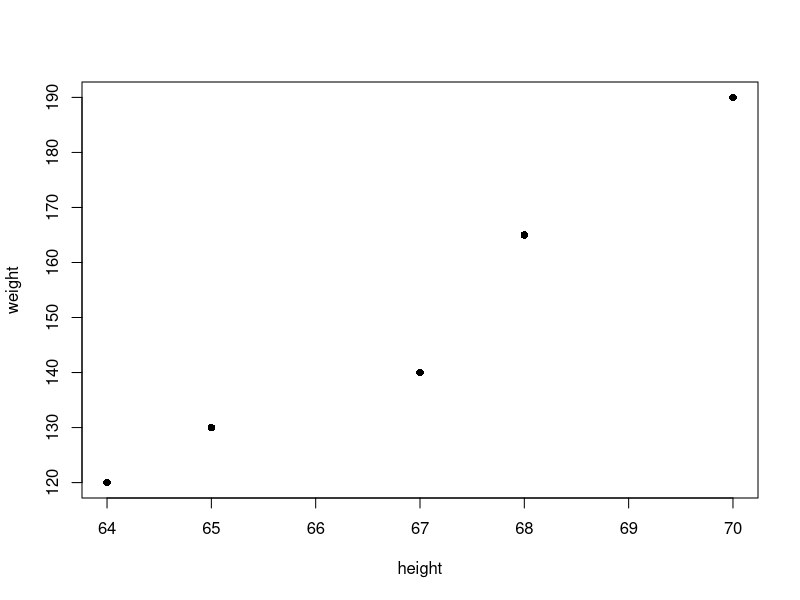
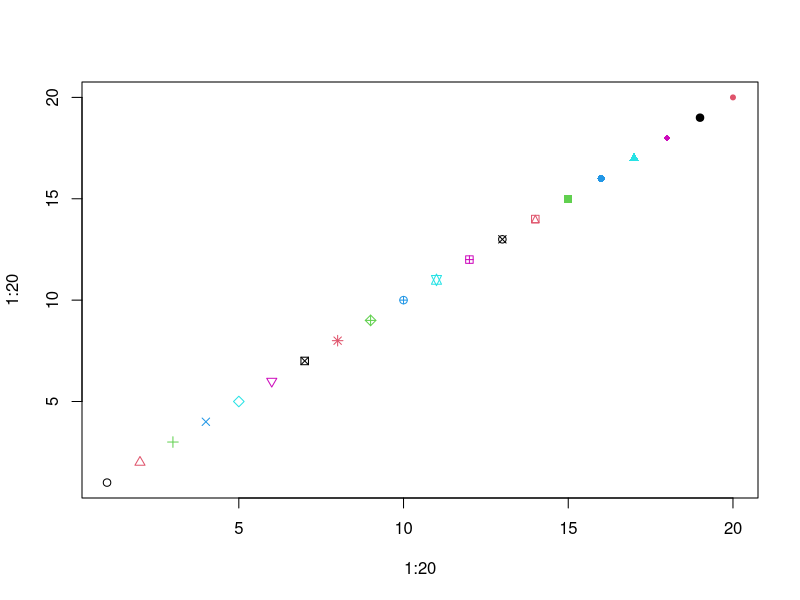
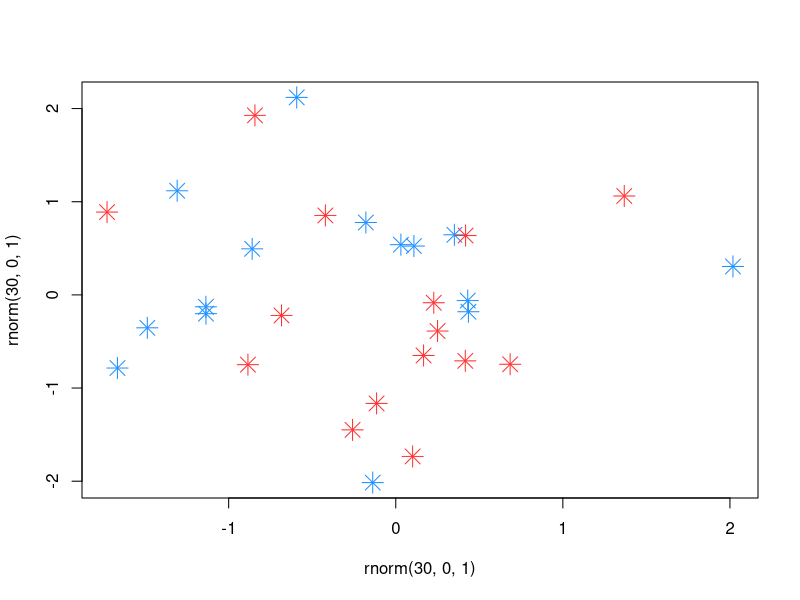
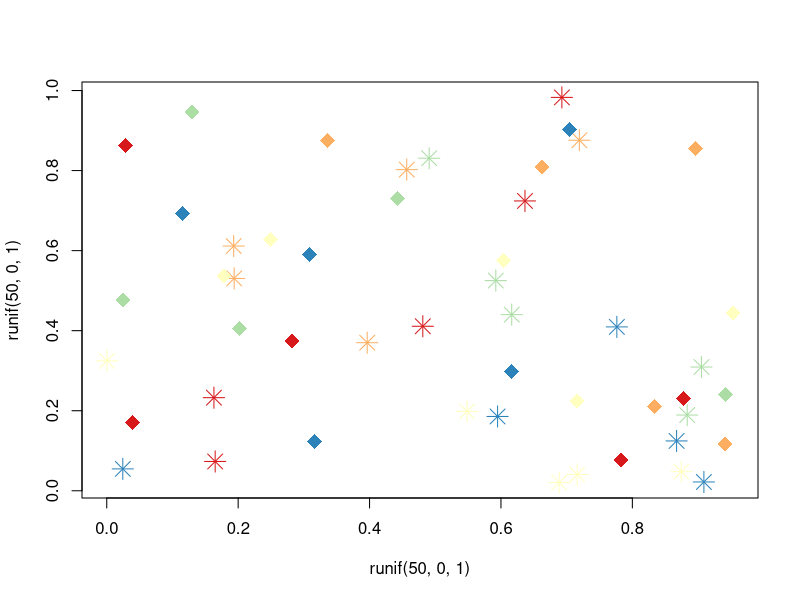
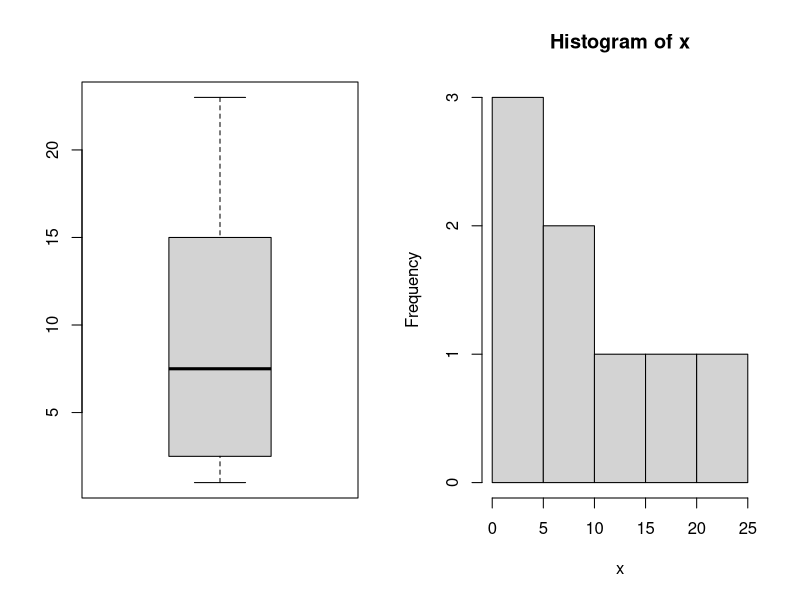

R code for these plots, in order:
## ---- chunk 1
1+2
3*5
pi
3.5^3
sqrt(9)
## ---- chunk 2
height<-c(64, 67, 68, 70, 65)
weight<-c(120, 140, 165, 190, 130)
summary(height)
weight
height
dat1=cbind(weight, height)
dat1
## ---- chunk 3
plot(weight~height, data=dat1, pch=16)
## ---- chunk 4
plot(1:20, 1:20, pch=1:20, col=1:6)
## ---- chunk 5
plot(rnorm(30, 0, 1), rnorm(30, 0, 1), pch=8, cex=2, col=c("dodgerblue1", "firebrick1"))
## ---- chunk 6
library(RColorBrewer)
col.use=brewer.pal(5, "Spectral")
plot(runif(50, 0, 1), runif(50, 0, 1), pch=c(8, 18), cex=2, col=col.use)
## ---- chunk 7
1:20 # Integers from 1 to 20.
-4:5 # Integers from -4 to 5
5:1  # Integers from 5 to 1
seq(0,1, len=20) # 20 numbers equally spaced between 0 and 1. 
## ---- chunk 8
rep(c(1,2,3), each=3)
rep(c(2,4,6), 4)
## ---- chunk 9
x <- c(1, 23, 2, 3, 12, 18, 6, 9)
x
mean(x)
median(x)
var(x)
par(mfrow=c(1,2))
boxplot(x)
hist(x)
## ---- chunk 10
A= matrix(1:16, nrow=4,ncol=4)
A
## ---- chunk 11
A[2,3]
## ---- chunk 12
A[c(1,3), c(2,4)]
A[1:3, 2:4]
A[1:2, ]
A[, 3:4]
## ---- chunk 13
A[1,]
## ---- chunk 14
A[-c(1,3),]
## ---- chunk 15
dim(A)
